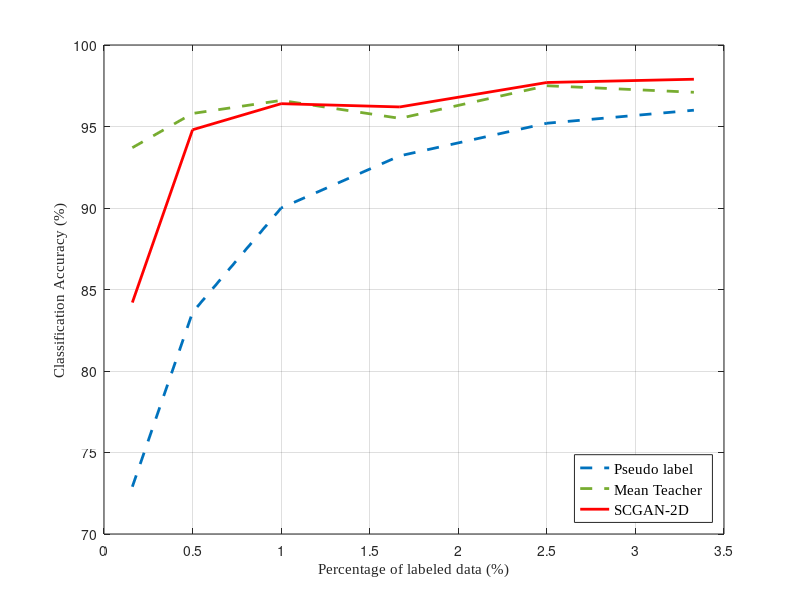

Write MATLAB code to recreate this figure.
clear;

x = [0.16, 0.50, 1.00, 1.67, 2.50, 3.33];
y1 = [72.9, 83.6, 90.0, 93.2, 95.2, 96.0];
y2 = [93.7, 95.8, 96.6, 95.5, 97.5, 97.1];
y3 = [84.2, 94.8, 96.4, 96.2, 97.7, 97.9];

plot(x,y1,'--','LineWidth',2,'Color',[0 0.4470 0.7410]);
grid on
hold on
plot(x,y2,'--','LineWidth',2,'Color',[0.4660 0.6740 0.1880]);
hold on
plot(x,y3,'-','LineWidth',2,'Color','red');

legend({'Pseudo label','Mean Teacher','SCGAN-2D'},'Location','southeast','FontSize',11,'FontName','Times New Roman');
xlabel('Percentage of labeled data (%)','FontName','Times New Roman');
ylabel('Classification Accuracy (%)','FontName','Times New Roman');

% x = [1.25, 2.50, 5.00, 10.00, 20.00];
% y1 = [48.33, 49.08, 50.25, 51.21, 55.58];
% y2 = [50.54, 51.04, 51.50, 52.88, 57.50];
% y3 = [53.25, 54.92, 55.71, 55.96, 59.04];
% 
% axis([0 22 48 60]);
% plot(x,y1,'--','LineWidth',2,'Color',[0 0.4470 0.7410]);
% grid on
% hold on
% plot(x,y2,'--','LineWidth',2,'Color',[0.4660 0.6740 0.1880]);
% hold on
% plot(x,y3,'-','LineWidth',2,'Color','red');
% 
% legend({'Pseudo label','Mean Teacher','SCGAN-3D'},'Location','southeast','FontSize',11,'FontName','Times New Roman');
% xlabel('Percentage of labeled data (%)','FontName','Times New Roman');
% ylabel('Classification Accuracy (%)','FontName','Times New Roman');
